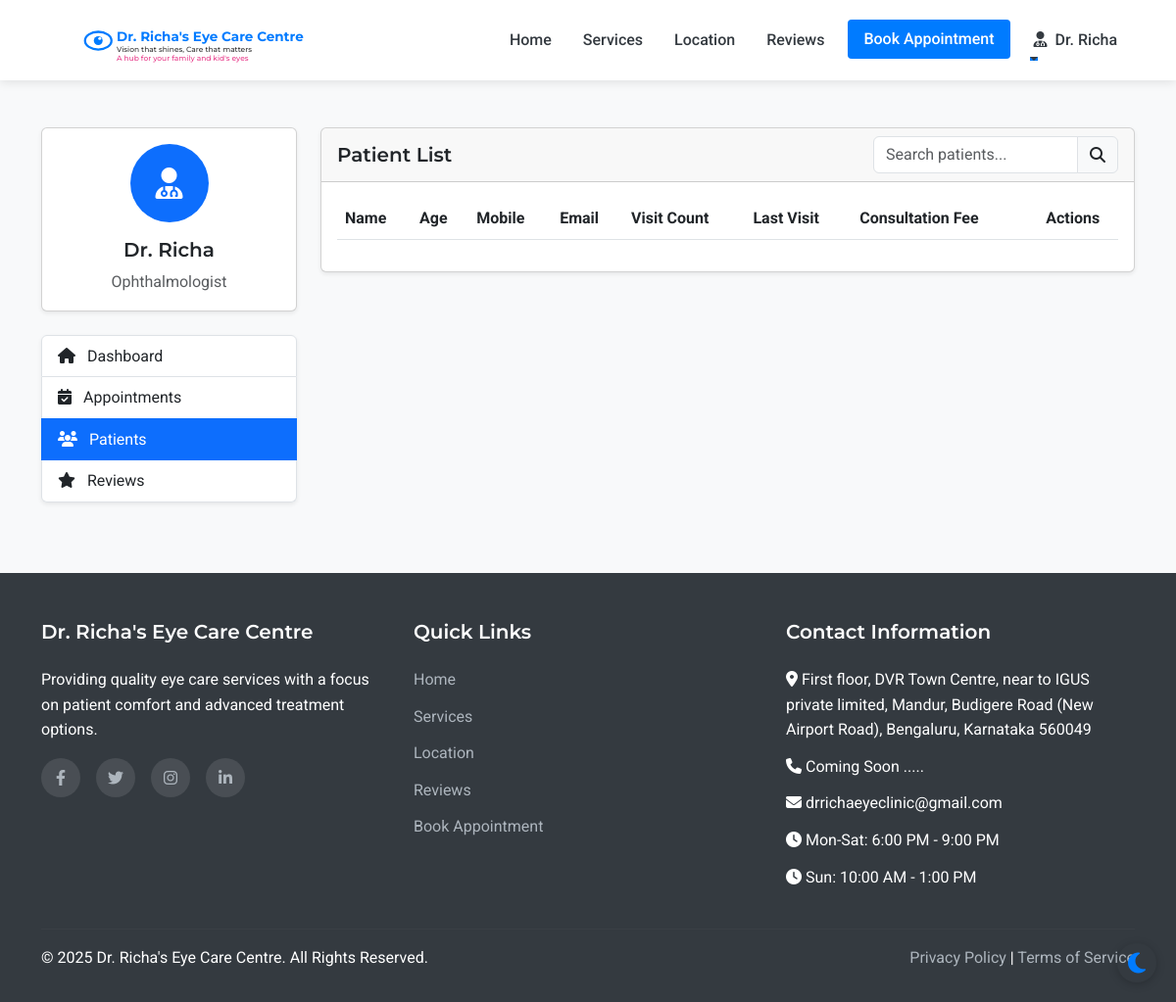
The app's page /admin/patients (signed in), older data.
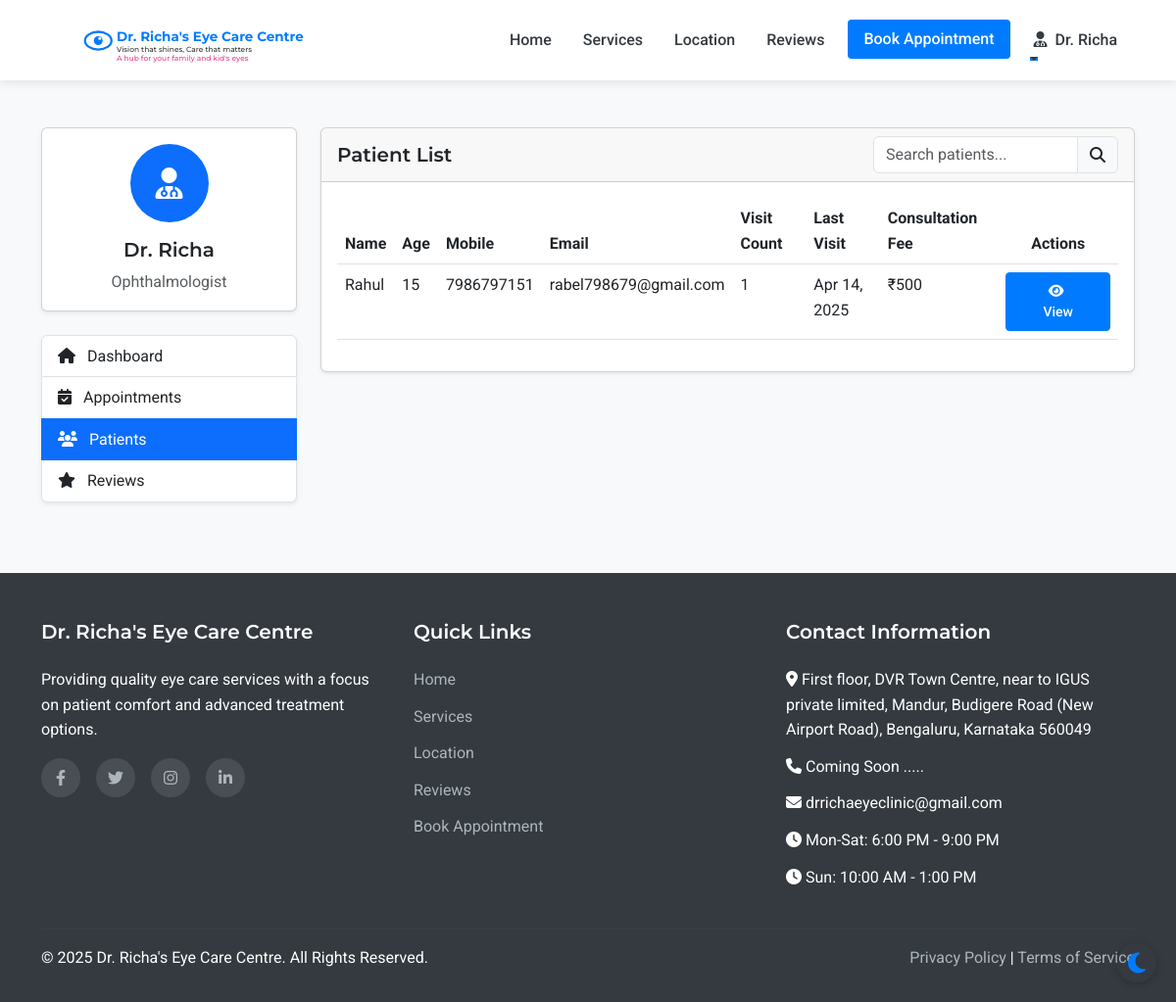
The same page, newer data.
### models.py (models this page shows, shortened)
class Patient(UserMixin, db.Model):
    id = db.Column(db.Integer, primary_key=True)
    full_name = db.Column(db.String(100), nullable=False)
    mobile_number = db.Column(db.String(15), nullable=False)
    email = db.Column(db.String(100), nullable=True)
    age = db.Column(db.Integer, nullable=False)
    password_hash = db.Column(db.String(256), nullable=True)
    is_registered = db.Column(db.Boolean, default=False)
    created_at = db.Column(db.DateTime, nullable=False, default=datetime.utcnow)
    appointments = db.relationship('Appointment', backref='patient', lazy=True)

class Appointment(db.Model):
    id = db.Column(db.Integer, primary_key=True)
    patient_id = db.Column(db.Integer, db.ForeignKey('patient.id'), nullable=False)
    appointment_date = db.Column(db.Date, nullable=False)
    appointment_time = db.Column(db.Time, nullable=False)
    primary_issue = db.Column(db.Text, nullable=True)
    referral_info = db.Column(db.String(255), nullable=True)
    status = db.Column(db.String(20), default='scheduled')  # scheduled, completed, cancelled
    created_at = db.Column(db.DateTime, default=datetime.utcnow)
    consultation_fee = db.Column(db.Float, nullable=False, default=500.0)
    payment_status = db.Column(db.String(20), default='pending')  # pending, paid

### routes.py (the view)
@app.route('/admin/patients')
@login_required
def admin_patients():
    if not (isinstance(current_user, Admin) or isinstance(current_user, Doctor) or isinstance(current_user, Assistant)):
        flash('Access denied. Staff privileges required.', 'danger')
        return redirect(url_for('index'))
    patients = Patient.query.order_by(Patient.full_name).all()
    return render_template('admin/patients.html', patients=patients)

### app.py (called while the page is built)
@login_manager.user_loader
def load_user(user_id):
    from models import Doctor, Assistant, Admin, Patient
    try:
        if user_id.startswith('doctor_'):
            return Doctor.query.get(int(user_id.split('_')[1]))
        elif user_id.startswith('assistant_'):
            return Assistant.query.get(int(user_id.split('_')[1]))
        elif user_id.startswith('admin_'):
            return Admin.query.get(int(user_id.split('_')[1]))
        else:
            return Patient.query.get(int(user_id))
    except (ValueError, AttributeError):
        return None

### routes.py (called while the page is built)
@app.context_processor
def inject_now():
    return {'now': datetime.now()}

### templates/admin/patients.html (shortened to what this page needs)
{% extends 'layout.html' %}
{% block content %}
<section class="py-5 bg-light">
    <div class="container">
        <div class="row">
            <div class="col-lg-3 mb-4">
                <div class="card shadow-sm mb-4">
                    <div class="card-body text-center">
                        <div class="avatar-circle bg-primary text-white mb-3">
                            <i class="fas fa-user-md fa-2x"></i>
                        </div>
                        <h5 class="card-title">Dr. Richa</h5>
                        <p class="card-text text-muted">Ophthalmologist</p>
                    </div>
                </div>
                <div class="list-group shadow-sm">
                    <a href="{{ url_for('admin_dashboard') }}" class="list-group-item list-group-item-action">
                        <i class="fas fa-home me-2"></i> Dashboard
                    </a>
                    <a href="{{ url_for('admin_appointments') }}" class="list-group-item list-group-item-action">
                        <i class="fas fa-calendar-check me-2"></i> Appointments
                    </a>
                    <a href="{{ url_for('admin_patients') }}" class="list-group-item list-group-item-action active">
                        <i class="fas fa-users me-2"></i> Patients
                    </a>
                    <a href="{{ url_for('admin_reviews') }}" class="list-group-item list-group-item-action">
                        <i class="fas fa-star me-2"></i> Reviews
                    </a>
                </div>
            </div>
            <div class="col-lg-9">
                <div class="card shadow-sm">
                    <div class="card-header d-flex justify-content-between align-items-center">
                        <h5 class="mb-0">Patient List</h5>
                        <div class="input-group" style="width: 250px;">
                            <input type="text" class="form-control" id="patientSearch" placeholder="Search patients...">
                            <span class="input-group-text"><i class="fas fa-search"></i></span>
                        </div>
                    </div>
                    <div class="card-body">
                        <div class="table-responsive">
                            <table class="table table-hover" id="patientsTable">
                                <thead>
                                    <tr>
                                        <th>Name</th>
                                        <th>Age</th>
                                        <th>Mobile</th>
                                        <th>Email</th>
                                        <th>Visit Count</th>
                                        <th>Last Visit</th>
                                        <th>Consultation Fee</th>
                                        <th class="text-center">Actions</th>
                                    </tr>
                                </thead>
                                <tbody>
                                    {% for patient in patients %}
                                        <tr>
                                            <td>{{ patient.full_name }}</td>
                                            <td>{{ patient.age }}</td>
                                            <td>{{ patient.mobile_number }}</td>
                                            <td>{{ patient.email }}</td>
                                            <td>{{ patient.appointments|length }}</td>
                                            <td>
                                                {% if patient.appointments %}
                                                    {% set last_appointment = patient.appointments|sort(attribute='appointment_date', reverse=True)|first %}
                                                    {{ last_appointment.appointment_date.strftime('%b %d, %Y') }}
                                                {% else %}
                                                    {{ patient.created_at.strftime('%b %d, %Y') }}
                                                {% endif %}
                                            </td>
                                            <td>₹500</td>
                                            <td>
                                                <a href="{{ url_for('admin_patient_view', patient_id=patient.id) }}" class="btn btn-sm btn-primary">
                                                    <i class="fas fa-eye me-1"></i> View
                                                </a>
                                            </td>
                                        </tr>
                                    {% endfor %}
                                </tbody>
                            </table>
                        </div>
                    </div>
                </div>
            </div>
        </div>
    </div>
</section>
{% endblock %}

### templates/layout.html (shortened to what this page needs)
<!DOCTYPE html>
<html lang="en">
<head>
    <link href="https://cdn.jsdelivr.net/npm/bootstrap@5.3.0-alpha1/dist/css/bootstrap.min.css" rel="stylesheet">
    <link rel="stylesheet" href="https://cdn.jsdelivr.net/npm/flatpickr/dist/flatpickr.min.css">
    <link rel="stylesheet" href="https://cdnjs.cloudflare.com/ajax/libs/font-awesome/6.1.1/css/all.min.css">
    <link rel="stylesheet" href="{{ url_for('static', filename='css/style.css') }}">
</head>
<body>
    <nav class="navbar navbar-expand-lg sticky-top">
        <div class="container">
            <a class="navbar-brand" href="{{ url_for('index') }}" id="clinic-logo">
                <div id="interactive-logo-container" style="height: 60px;"></div>
            </a>
            <div class="collapse navbar-collapse" id="navbarNav">
                <ul class="navbar-nav ms-auto">
                    <li class="nav-item">
                        <a class="nav-link {% if request.path == url_for('index') %}active{% endif %}" href="{{ url_for('index') }}">Home</a>
                    </li>
                    <li class="nav-item">
                        <a class="nav-link {% if request.path == url_for('services') %}active{% endif %}" href="{{ url_for('services') }}">Services</a>
                    </li>
                    <li class="nav-item">
                        <a class="nav-link {% if request.path == url_for('location') %}active{% endif %}" href="{{ url_for('location') }}">Location</a>
                    </li>
                    <li class="nav-item">
                        <a class="nav-link {% if request.path == url_for('reviews') %}active{% endif %}" href="{{ url_for('reviews') }}">Reviews</a>
                    </li>
                    <li class="nav-item">
                        <a class="nav-link btn btn-primary text-white px-3 ms-lg-2" href="{{ url_for('appointment') }}">Book Appointment</a>
                    </li>
                    {% if current_user.is_authenticated %}
                        {% if current_user.__class__.__name__ == 'Patient' %}
                            <li class="nav-item dropdown">
                                <a class="nav-link dropdown-toggle" href="#" id="navbarDropdown" role="button" data-bs-toggle="dropdown" aria-expanded="false">
                                    <i class="fas fa-user me-1"></i> {{ current_user.full_name }}
                                </a>
                                <ul class="dropdown-menu dropdown-menu-end" aria-labelledby="navbarDropdown">
                                    <li><a class="dropdown-item" href="{{ url_for('patient_dashboard') }}">Dashboard</a></li>
                                    <li><a class="dropdown-item" href="{{ url_for('patient_appointments') }}">My Appointments</a></li>
                                    <li><a class="dropdown-item" href="{{ url_for('patient_medical_records') }}">Medical Records</a></li>
                                    <li><hr class="dropdown-divider"></li>
                                    <li><a class="dropdown-item" href="{{ url_for('patient_logout') }}">Logout</a></li>
                                </ul>
                            </li>
                        {% else %}
                            <li class="nav-item dropdown">
                                <a class="nav-link dropdown-toggle" href="#" id="navbarDropdown" role="button" data-bs-toggle="dropdown" aria-expanded="false">
                                    <i class="fas fa-user-md me-1"></i> Dr. Richa
                                </a>
                            </li>
                        {% endif %}
                    {% endif %}
                </ul>
            </div>
        </div>
    </nav>
    <main>
        {% block content %}{% endblock %}
    </main>
    <footer>
        <div class="container">
            <div class="row">
                <div class="col-md-4 mb-4 mb-md-0">
                    <h5>Dr. Richa's Eye Care Centre</h5>
                    <p class="mb-3">Providing quality eye care services with a focus on patient comfort and advanced treatment options.</p>
                    <div class="social-icons">
                        <a href="#" aria-label="Facebook"><i class="fab fa-facebook-f"></i></a>
                        <a href="#" aria-label="Twitter"><i class="fab fa-twitter"></i></a>
                        <a href="#" aria-label="Instagram"><i class="fab fa-instagram"></i></a>
                        <a href="#" aria-label="LinkedIn"><i class="fab fa-linkedin-in"></i></a>
                    </div>
                </div>
                <div class="col-md-4 mb-4 mb-md-0">
                    <h5>Quick Links</h5>
                    <ul>
                        <li><a href="{{ url_for('index') }}">Home</a></li>
                        <li><a href="{{ url_for('services') }}">Services</a></li>
                        <li><a href="{{ url_for('location') }}">Location</a></li>
                        <li><a href="{{ url_for('reviews') }}">Reviews</a></li>
                        <li><a href="{{ url_for('appointment') }}">Book Appointment</a></li>
                    </ul>
                </div>
                <div class="col-md-4">
                    <h5>Contact Information</h5>
                    <ul>
                        <li><i class="fas fa-map-marker-alt"></i> First floor, DVR Town Centre, near to IGUS private limited, Mandur, Budigere Road (New Airport Road), Bengaluru, Karnataka 560049</li>
                        <li><i class="fas fa-phone"></i> Coming Soon .....</li>
                        <li><i class="fas fa-envelope"></i> drrichaeyeclinic@gmail.com</li>
                        <li><i class="fas fa-clock"></i> Mon-Sat: 6:00 PM - 9:00 PM</li>
                        <li><i class="fas fa-clock"></i> Sun: 10:00 AM - 1:00 PM</li>
                    </ul>
                </div>
            </div>
            <hr class="mt-4 mb-3" style="border-color: rgba(255,255,255,0.1);">
            <div class="row">
                <div class="col-md-6">
                    <p class="mb-md-0">&copy; {{ now.year }} Dr. Richa's Eye Care Centre. All Rights Reserved.</p>
                </div>
                <div class="col-md-6 text-md-end">
                    <p class="mb-0">
                        <a href="#">Privacy Policy</a> |
                        <a href="#">Terms of Service</a>
                    </p>
                </div>
            </div>
        </div>
    </footer>
</body>
</html>

### static/css/style.css (style rules this page uses)
:root { --primary-color: #007bff; --secondary-color: #6c757d; --accent-color: #17a2b8; --light-color: #f8f9fa; --dark-color: #343a40; --success-color: #28a745; --warning-color: #ffc107; --danger-color: #dc3545; --white: #ffffff; --light-blue: #e6f2ff; --transition: all 0.3s ease; --bg-color: #ffffff; --text-color: #343a40; --card-bg: #ffffff; --border-color: #dee2e6; --footer-bg: #343a40; --footer-text: #ffffff; --hero-overlay: rgba(0, 123, 255, 0.85); }
body { font-family: 'Roboto', sans-serif; color: var(--text-color, var(--dark-color)); line-height: 1.6; background-color: var(--bg-color, var(--white)); transition: background-color 0.3s ease, color 0.3s ease; }
h1, h2, h3, h4, h5, h6 { font-family: 'Montserrat', sans-serif; font-weight: 600; }
.navbar { box-shadow: 0 2px 4px rgba(0, 0, 0, 0.1); padding: 1rem 2rem; background-color: var(--card-bg, var(--white)); transition: background-color 0.3s ease; }
.navbar-brand { font-weight: 700; color: var(--primary-color); font-size: 1.5rem; }
#interactive-logo-container { width: 300px; height: 40px !important; cursor: pointer; display: flex; align-items: center; justify-content: flex-start; transition: var(--transition); margin-right: 20px; }
.navbar { transition: transform 0.4s ease-in-out; box-shadow: 0 2px 10px rgba(0, 0, 0, 0.1); }
.nav-link { color: var(--dark-color); font-weight: 500; margin: 0 0.5rem; position: relative; transition: var(--transition); }
.nav-link::after { content: ''; position: absolute; width: 0; height:1.5px; bottom: 0; left: 0; background-color: var(--primary-color); transition: var(--transition); }
.btn-primary { background-color: var(--primary-color); border-color: var(--primary-color); padding: 0.5rem 2rem; font-weight: 500; border-radius: 4px; transition: var(--transition); }
footer { background-color: var(--dark-color); color: var(--white); padding: 3rem 0 2rem; }
footer h5 { font-weight: 600; margin-bottom: 1.5rem; }
footer ul { list-style: none; padding-left: 0; }
footer ul li { margin-bottom: 0.75rem; }
footer a { color: #adb5bd; text-decoration: none; transition: var(--transition); }
.social-icons { display: flex; gap: 1rem; }
.social-icons a { display: flex; align-items: center; justify-content: center; width: 40px; height: 40px; border-radius: 50%; background-color: rgba(255, 255, 255, 0.1); transition: var(--transition); }

### templates/admin/patients.html (style rules this page uses)
.avatar-circle { width: 80px; height: 80px; border-radius: 50%; display: flex; align-items: center; justify-content: center; margin: 0 auto; }

Row changes from the older to the newer data that the page shows:
added Patient: full_name "Rahul", age "15", mobile_number "7986797151", email "rabel798679@gmail.com", appointments|length "1"
added Appointment: appointment_date "Apr 14, 2025"
